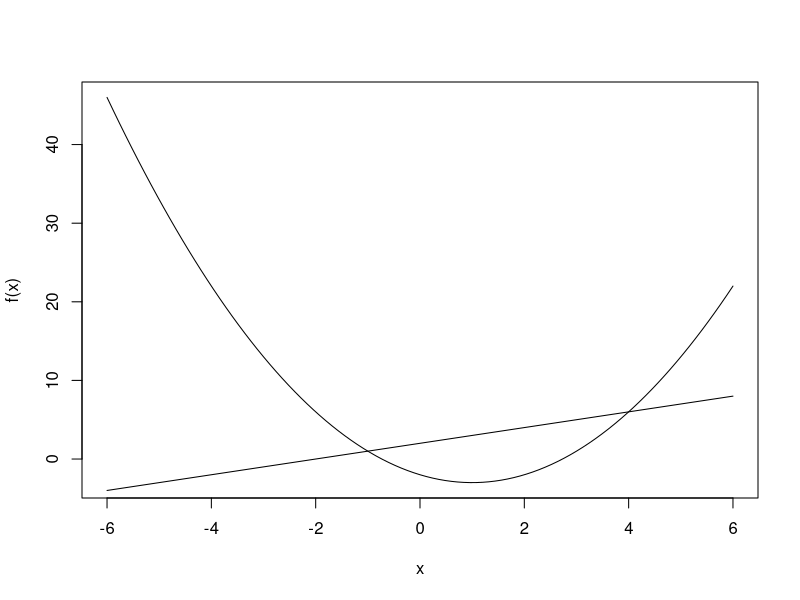

The R script that drew this image:
## ---- chunk 1
knitr::opts_chunk$set(echo = TRUE)
## ---- chunk 2
Area <- (8.5^2 - 9*8.5) - (4.5^2 - 9*4.5)

Area

## ---- chunk 3
a <- 64/3 - 40 + (1/3) + (3/2) -4
a

# create functions a and b
f <- function(x) {x^2-2*x-2}
g <- function(x) {x+2}
# plot to visualize
curve(f, -6, 6)
curve(g, -6, 6, add=TRUE)
# integrate g
g_area <- integrate(g, lower = -1, upper = 4)
# integrate f
f_area <- integrate(f, lower = -1, upper = 4)
g_area$value - f_area$value

## ---- chunk 4
A <- sqrt(206.25)
A
## ---- chunk 5
ordperyear <- 110/14.36
ordperyear
